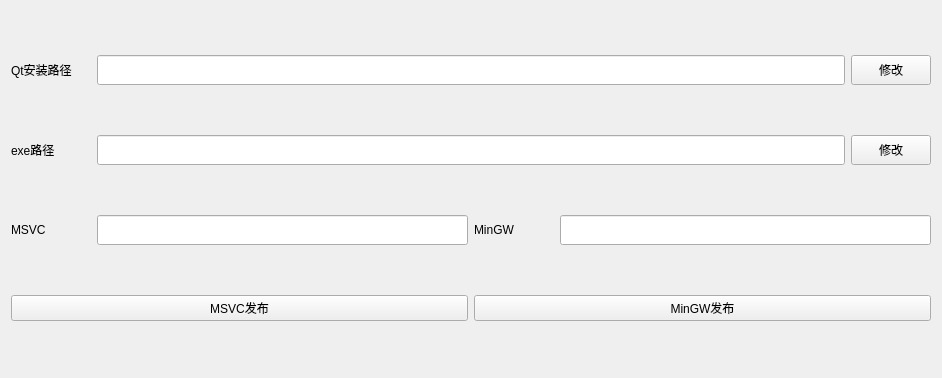
<?xml version="1.0" encoding="UTF-8"?>
<ui version="4.0">
 <class>windeployqt</class>
 <widget class="QWidget" name="windeployqt">
  <property name="geometry">
   <rect>
    <x>0</x>
    <y>0</y>
    <width>942</width>
    <height>378</height>
   </rect>
  </property>
  <property name="windowTitle">
   <string>windeployqt</string>
  </property>
  <layout class="QGridLayout" name="gridLayout">
   <item row="3" column="0">
    <layout class="QHBoxLayout" name="horizontalLayout_5">
     <item>
      <widget class="QPushButton" name="MSVC_Release">
       <property name="text">
        <string>MSVC发布</string>
       </property>
      </widget>
     </item>
     <item>
      <widget class="QPushButton" name="MinGW_Release">
       <property name="text">
        <string>MinGW发布</string>
       </property>
      </widget>
     </item>
    </layout>
   </item>
   <item row="0" column="0">
    <layout class="QHBoxLayout" name="horizontalLayout">
     <item>
      <widget class="QLabel" name="QtPathLabel">
       <property name="minimumSize">
        <size>
         <width>80</width>
         <height>30</height>
        </size>
       </property>
       <property name="text">
        <string>Qt安装路径</string>
       </property>
      </widget>
     </item>
     <item>
      <widget class="QLineEdit" name="QtPathEdit">
       <property name="minimumSize">
        <size>
         <width>0</width>
         <height>30</height>
        </size>
       </property>
       <property name="readOnly">
        <bool>true</bool>
       </property>
      </widget>
     </item>
     <item>
      <widget class="QPushButton" name="SetQtPath">
       <property name="minimumSize">
        <size>
         <width>0</width>
         <height>30</height>
        </size>
       </property>
       <property name="text">
        <string>修改</string>
       </property>
      </widget>
     </item>
    </layout>
   </item>
   <item row="1" column="0">
    <layout class="QHBoxLayout" name="horizontalLayout_2">
     <item>
      <widget class="QLabel" name="ExePathLabel">
       <property name="minimumSize">
        <size>
         <width>80</width>
         <height>30</height>
        </size>
       </property>
       <property name="text">
        <string>exe路径</string>
       </property>
      </widget>
     </item>
     <item>
      <widget class="QLineEdit" name="ExePathEdit">
       <property name="minimumSize">
        <size>
         <width>0</width>
         <height>30</height>
        </size>
       </property>
       <property name="readOnly">
        <bool>true</bool>
       </property>
      </widget>
     </item>
     <item>
      <widget class="QPushButton" name="SetExePath">
       <property name="minimumSize">
        <size>
         <width>0</width>
         <height>30</height>
        </size>
       </property>
       <property name="text">
        <string>修改</string>
       </property>
      </widget>
     </item>
    </layout>
   </item>
   <item row="2" column="0">
    <layout class="QHBoxLayout" name="horizontalLayout_4">
     <item>
      <widget class="QLabel" name="MSVCPathLabel">
       <property name="minimumSize">
        <size>
         <width>80</width>
         <height>30</height>
        </size>
       </property>
       <property name="text">
        <string>MSVC</string>
       </property>
      </widget>
     </item>
     <item>
      <widget class="QLineEdit" name="MSVCPathEdit">
       <property name="minimumSize">
        <size>
         <width>0</width>
         <height>30</height>
        </size>
       </property>
       <property name="readOnly">
        <bool>true</bool>
       </property>
      </widget>
     </item>
     <item>
      <widget class="QLabel" name="MinGWPathLabel">
       <property name="minimumSize">
        <size>
         <width>80</width>
         <height>30</height>
        </size>
       </property>
       <property name="text">
        <string>MinGW</string>
       </property>
      </widget>
     </item>
     <item>
      <widget class="QLineEdit" name="MinGWPathEdit">
       <property name="minimumSize">
        <size>
         <width>0</width>
         <height>30</height>
        </size>
       </property>
       <property name="readOnly">
        <bool>true</bool>
       </property>
      </widget>
     </item>
    </layout>
   </item>
  </layout>
 </widget>
 <resources/>
 <connections/>
</ui>
